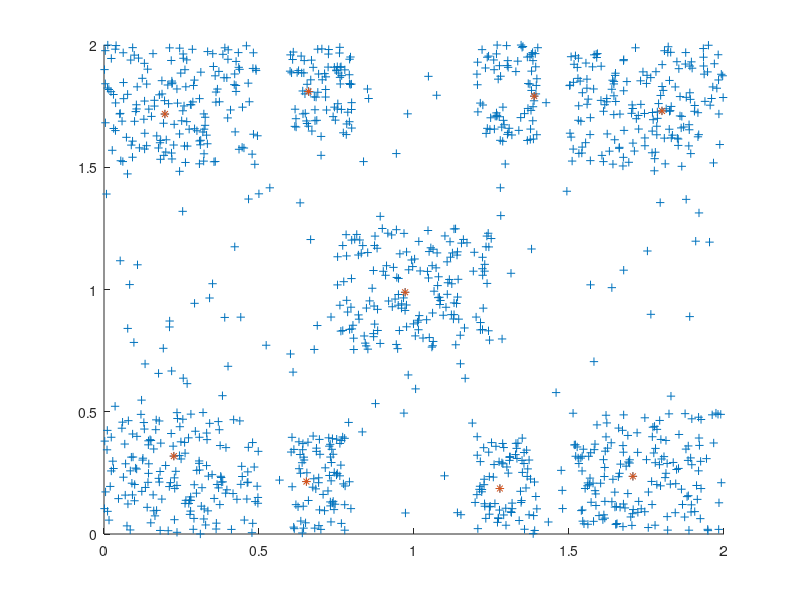

Recreate this plot in MATLAB.
load dataset.txt
load centroids.txt


figure(1);
hold on 
plot(dataset(:,1),dataset(:,2),"+");
plot(centroids(:,1),centroids(:,2),"*");
hold off;
